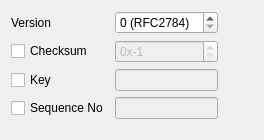
<?xml version="1.0" encoding="UTF-8"?>
<ui version="4.0">
 <class>Gre</class>
 <widget class="QWidget" name="Gre">
  <property name="geometry">
   <rect>
    <x>0</x>
    <y>0</y>
    <width>264</width>
    <height>140</height>
   </rect>
  </property>
  <property name="windowTitle">
   <string>Gre</string>
  </property>
  <layout class="QGridLayout" name="gridLayout">
   <item row="0" column="0">
    <widget class="QLabel" name="label">
     <property name="text">
      <string>Version</string>
     </property>
    </widget>
   </item>
   <item row="0" column="1">
    <widget class="QSpinBox" name="version">
     <property name="specialValueText">
      <string>0 (RFC2784)</string>
     </property>
     <property name="maximum">
      <number>7</number>
     </property>
    </widget>
   </item>
   <item row="0" column="2">
    <spacer>
     <property name="orientation">
      <enum>Qt::Horizontal</enum>
     </property>
     <property name="sizeHint" stdset="0">
      <size>
       <width>40</width>
       <height>20</height>
      </size>
     </property>
    </spacer>
   </item>
   <item row="1" column="0">
    <widget class="QCheckBox" name="hasChecksum">
     <property name="text">
      <string>Checksum</string>
     </property>
    </widget>
   </item>
   <item row="1" column="1">
    <widget class="IntEdit" name="checksum">
     <property name="enabled">
      <bool>false</bool>
     </property>
     <property name="specialValueText">
      <string>&lt;auto&gt;</string>
     </property>
     <property name="prefix">
      <string>0x</string>
     </property>
     <property name="minimum">
      <number>-1</number>
     </property>
     <property name="maximum">
      <number>65535</number>
     </property>
     <property name="value">
      <number>-1</number>
     </property>
     <property name="displayIntegerBase">
      <number>16</number>
     </property>
    </widget>
   </item>
   <item row="2" column="0">
    <widget class="QCheckBox" name="hasKey">
     <property name="text">
      <string>Key</string>
     </property>
    </widget>
   </item>
   <item row="2" column="1">
    <widget class="UIntEdit" name="key">
     <property name="enabled">
      <bool>false</bool>
     </property>
    </widget>
   </item>
   <item row="3" column="0">
    <widget class="QCheckBox" name="hasSequence">
     <property name="text">
      <string>Sequence No</string>
     </property>
    </widget>
   </item>
   <item row="3" column="1">
    <widget class="UIntEdit" name="sequence">
     <property name="enabled">
      <bool>false</bool>
     </property>
    </widget>
   </item>
   <item row="4" column="1">
    <spacer>
     <property name="orientation">
      <enum>Qt::Vertical</enum>
     </property>
     <property name="sizeHint" stdset="0">
      <size>
       <width>20</width>
       <height>40</height>
      </size>
     </property>
    </spacer>
   </item>
  </layout>
 </widget>
 <customwidgets>
  <customwidget>
   <class>IntEdit</class>
   <extends>QSpinBox</extends>
   <header>intedit.h</header>
  </customwidget>
  <customwidget>
   <class>UIntEdit</class>
   <extends>QLineEdit</extends>
   <header>uintedit.h</header>
  </customwidget>
 </customwidgets>
 <tabstops>
  <tabstop>hasChecksum</tabstop>
  <tabstop>checksum</tabstop>
  <tabstop>hasKey</tabstop>
  <tabstop>key</tabstop>
  <tabstop>hasSequence</tabstop>
  <tabstop>sequence</tabstop>
 </tabstops>
 <resources/>
 <connections>
  <connection>
   <sender>hasKey</sender>
   <signal>toggled(bool)</signal>
   <receiver>key</receiver>
   <slot>setEnabled(bool)</slot>
   <hints>
    <hint type="sourcelabel">
     <x>32</x>
     <y>69</y>
    </hint>
    <hint type="destinationlabel">
     <x>107</x>
     <y>71</y>
    </hint>
   </hints>
  </connection>
  <connection>
   <sender>hasSequence</sender>
   <signal>toggled(bool)</signal>
   <receiver>sequence</receiver>
   <slot>setEnabled(bool)</slot>
   <hints>
    <hint type="sourcelabel">
     <x>75</x>
     <y>99</y>
    </hint>
    <hint type="destinationlabel">
     <x>125</x>
     <y>97</y>
    </hint>
   </hints>
  </connection>
  <connection>
   <sender>hasChecksum</sender>
   <signal>toggled(bool)</signal>
   <receiver>checksum</receiver>
   <slot>setEnabled(bool)</slot>
   <hints>
    <hint type="sourcelabel">
     <x>87</x>
     <y>43</y>
    </hint>
    <hint type="destinationlabel">
     <x>109</x>
     <y>45</y>
    </hint>
   </hints>
  </connection>
 </connections>
</ui>
